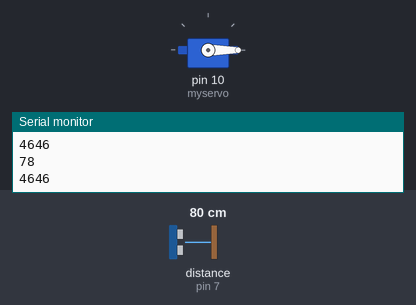
Recording of a sketch running on a simulated Arduino Uno, built with avr-gcc and run on an emulated ATmega328P. Shown: servo, the last lines printed to the serial monitor. Wiring (inferred from the names in the program): ultrasonic range finder: trigger pin 6; echo pin 7. Inputs (shaded band) come from the test bench; at power-on: distance to the obstacle (sensor on pin 7) 80 cm. The echo pulse lasts 58.3 µs per cm.

Above: at 1.2 s.
1.3 s: distance to the obstacle (sensor on pin 7) set to 47 cm
2.8 s: distance to the obstacle (sensor on pin 7) set to 36 cm
At 3.8 s:
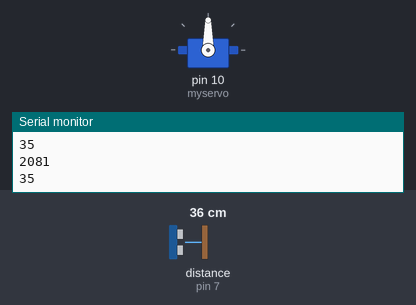
4.3 s: distance to the obstacle (sensor on pin 7) set to 60 cm
At 4.9 s:
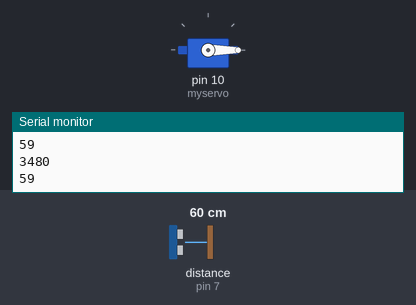
5.8 s: distance to the obstacle (sensor on pin 7) set to 2 cm
At 7.0 s:
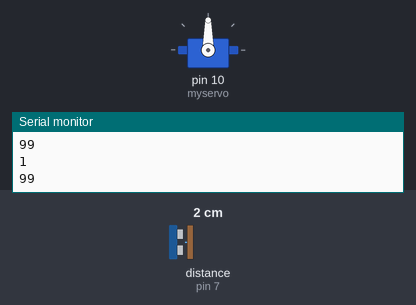
Timing chart, 0 to 8.3 s (numbered marks = the images above; inputs shaded):
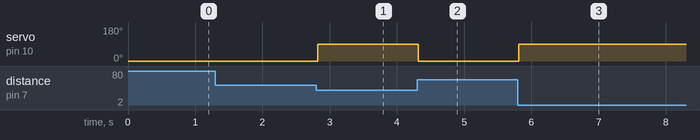

Measured:
- the behaviour switches between 42 and 41 cm on distance to the obstacle (sensor on pin 7) (found by bisection; images 0 and 1)
- after the input at 2.8 s, servo on pin 10 (myservo): 0° → 90° at once
- after the input at 4.3 s, servo on pin 10 (myservo): 90° → 0° at once
- after the input at 5.8 s, servo on pin 10 (myservo): 0° → 90° at once

The sketch:

smart_dustbin.ino
```cpp
 #include<Servo.h>
 //int pos=0;
 int trigPin=6;
int echoPin=7;
 Servo myservo;
void setup()
{
 Serial.begin(9600);
  pinMode(trigPin,OUTPUT);
pinMode(echoPin,INPUT);
  myservo.attach(10);
  myservo.write(0);
}
void loop()
{
  digitalWrite(trigPin,LOW);
  delayMicroseconds(2);
   digitalWrite(trigPin,HIGH);
  delayMicroseconds(10);
   digitalWrite(trigPin,LOW);
   long duration=pulseIn(echoPin,HIGH);
   long distance=duration*0.034/2;
  // Serial.println("distance");
    Serial.println(distance);
    // Serial.println("duration");
      Serial.println(duration);

  Serial.println();
  if(distance<=40)
  {
    myservo.write(90);
    }
  else
   {
    myservo.write(0);
    }
}
```
